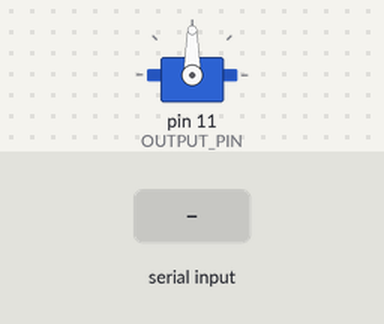
A sketch run on a simulated Arduino Uno, built with avr-gcc and run on an emulated ATmega328P. Shown: servo. The test bench sets the inputs (shaded band).

Above: at 1.2 s.
1.3 s: "90,45\n" received over Serial
At 2.1 s:
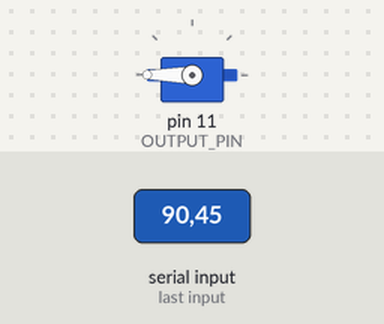
2.8 s: "5\n" received over Serial
At 3.1 s:
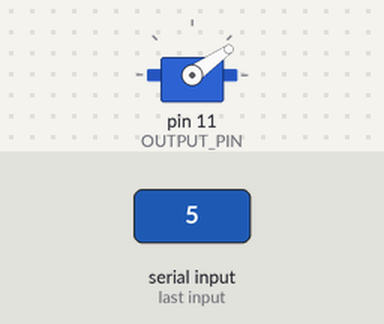
4.3 s: "200\n" received over Serial
At 5.5 s:
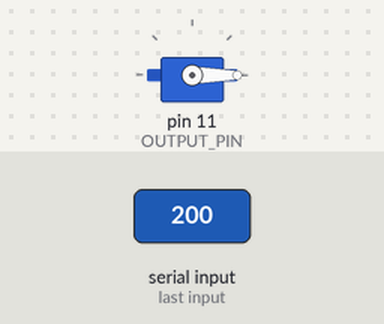
5.8 s: "30,150\n" received over Serial
At 6.8 s:
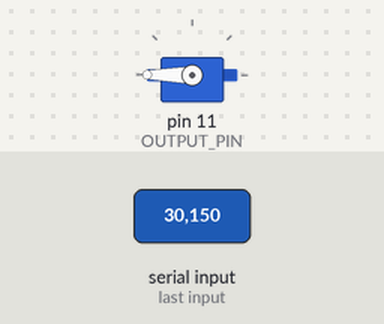
Timing chart, 0 to 8.3 s (numbered marks = the images above; inputs shaded):
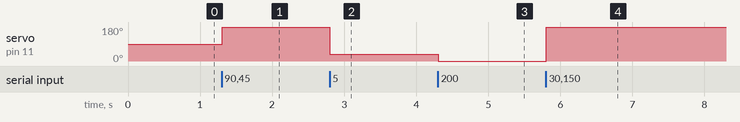

Measured:
- after the input at 1.3 s, servo on pin 11 (OUTPUT_PIN): 90° → 180° at once
- after the input at 2.8 s, servo on pin 11 (OUTPUT_PIN): 180° → 35° at once
- after the input at 4.3 s, servo on pin 11 (OUTPUT_PIN): 35° → 0° at once
- after the input at 5.8 s, servo on pin 11 (OUTPUT_PIN): 0° → 180° at once

The sketch:

22.10.14_A.ino
```cpp
#define OUTPUT_PIN 11
#include <Servo.h>
const int DELAY_MS = 200;
int inputVal;

Servo myservo;
int pos = 0;

void setup() {
  Serial.begin(9600);
  myservo.attach(11);
  pinMode(OUTPUT_PIN, OUTPUT);
}

void loop() {
  // Check to see if there is any incoming serial data
  if (Serial.available() > 0) {
    // read string until the endo of the line
    String rcvdSerialData = Serial.readStringUntil('\n');
    int value = rcvdSerialData.toInt();
    pos = map(value, 0, 1, 0, 180);
    myservo.write(pos);
    //analogWrite(OUTPUT_PIN, rcvdSerialData.toInt());
    delay(DELAY_MS);
  }
}
```
